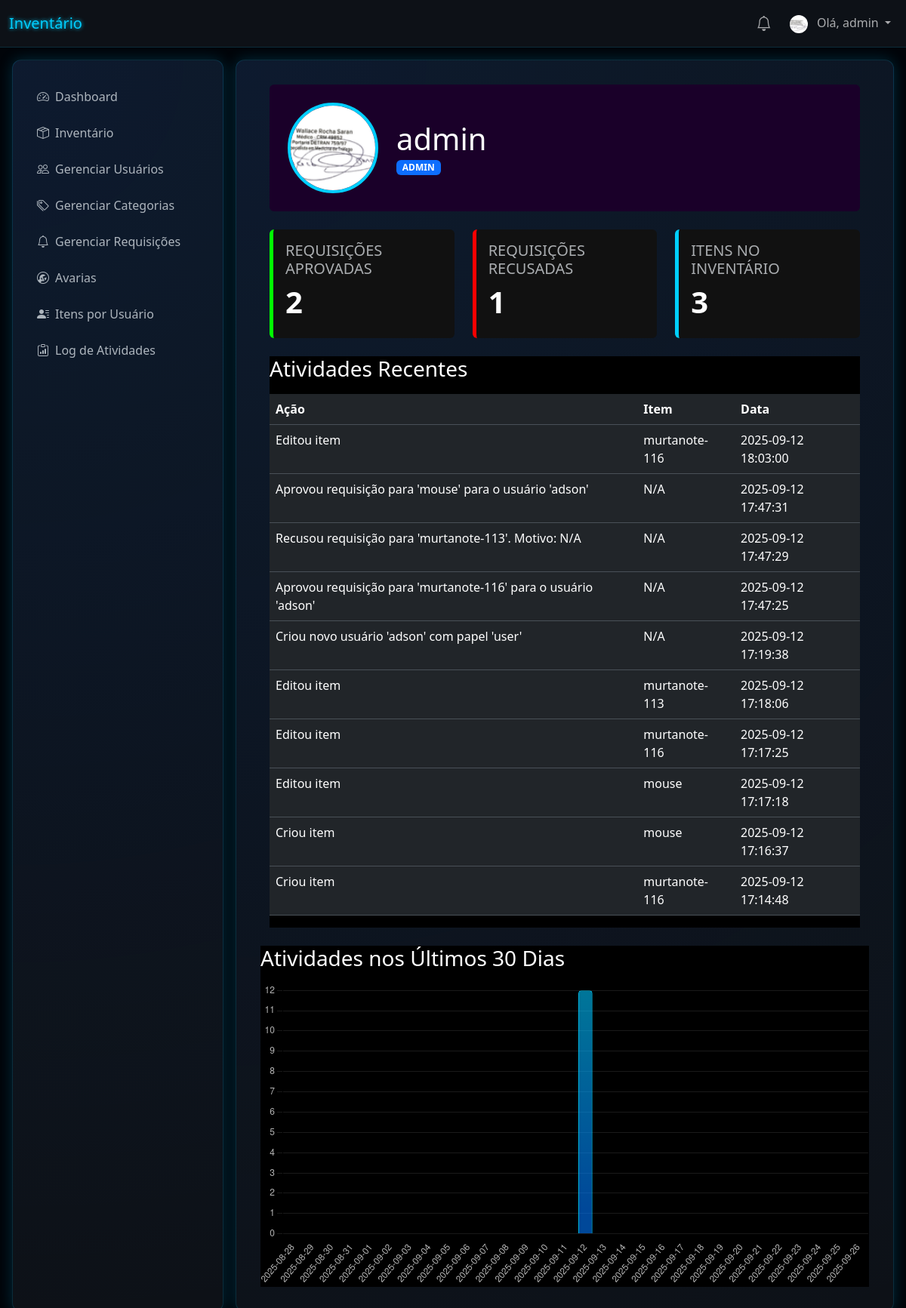
The page /profile (signed in) on the database as committed earlier.
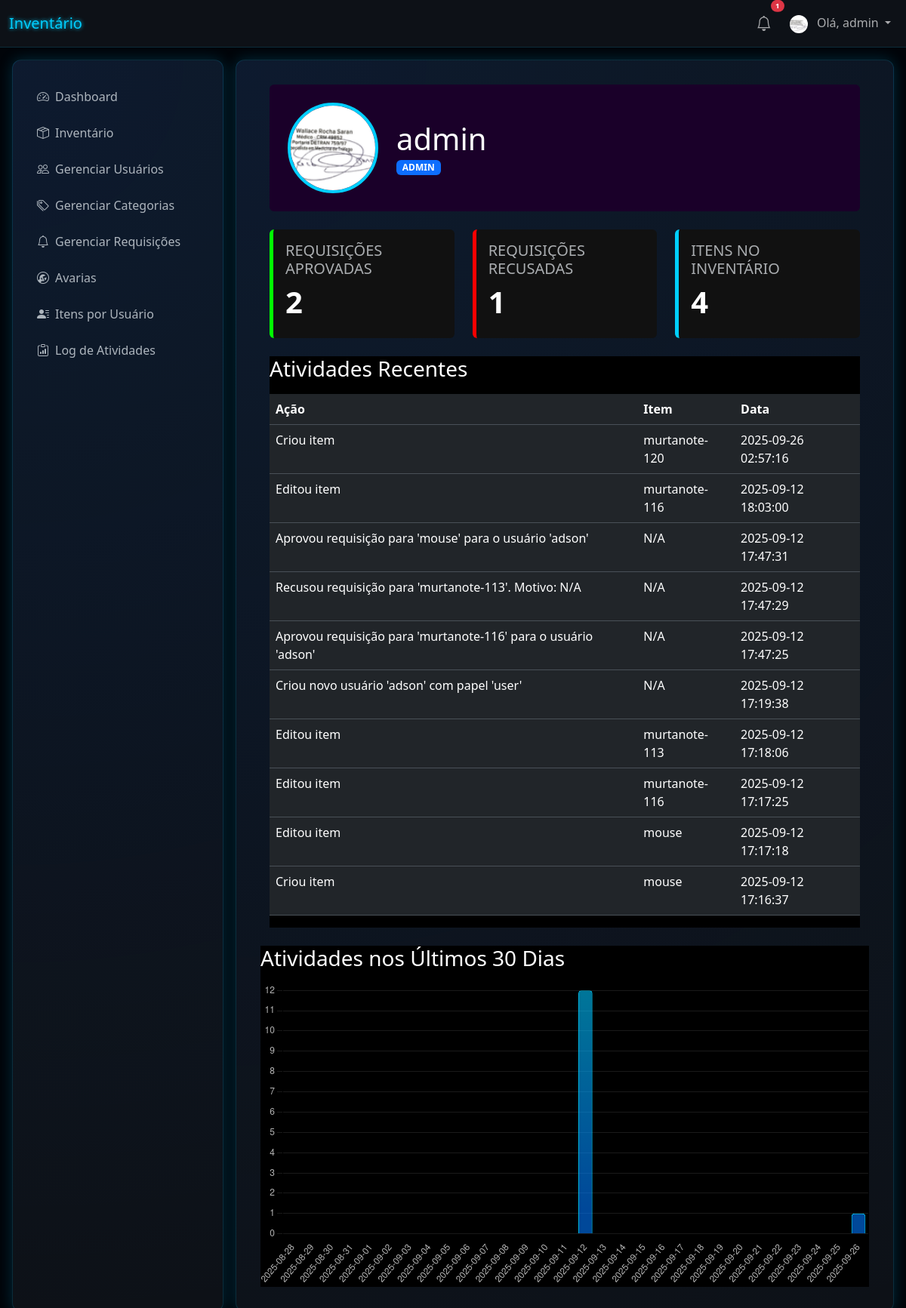
The same page on the database as committed later.
### tables this page shows
CREATE TABLE users (
                id INTEGER PRIMARY KEY AUTOINCREMENT,
                username TEXT UNIQUE NOT NULL,
                password TEXT NOT NULL,
                role TEXT NOT NULL DEFAULT 'user'
            , profile_image_file TEXT);

CREATE TABLE activity_log (
                id INTEGER PRIMARY KEY AUTOINCREMENT,
                user_id INTEGER,
                username TEXT,
                action TEXT,
                item_id INTEGER,
                item_name TEXT,
                timestamp TIMESTAMP DEFAULT CURRENT_TIMESTAMP,
                FOREIGN KEY (user_id) REFERENCES users (id) ON DELETE SET NULL
            );

### app.py (the view, shortened to what this page needs)
@app.route('/profile', methods=('GET', 'POST'))
@login_required
def profile():
    db = get_db()
    user_id = g.user['id']
    stats = {}
    if g.user['role'] == 'admin':
        stats['approved_requests'] = db.execute("SELECT COUNT(id) FROM item_requests WHERE status = 'Aprovado'").fetchone()[0]
        stats['denied_requests'] = db.execute("SELECT COUNT(id) FROM item_requests WHERE status = 'Recusado'").fetchone()[0]
        stats['total_items_added'] = db.execute('SELECT COUNT(id) FROM items').fetchone()[0]
    else:
        stats['total_requests'] = db.execute('SELECT COUNT(id) FROM item_requests WHERE user_id = ?', (user_id,)).fetchone()[0]
        stats['items_in_possession'] = db.execute('SELECT COUNT(id) FROM item_requests WHERE user_id = ? AND status = ?', (user_id, 'Aprovado')).fetchone()[0]
    recent_activities = db.execute(
        'SELECT action, item_name, timestamp FROM activity_log WHERE user_id = ? ORDER BY timestamp DESC LIMIT 10',
        (user_id,)
    ).fetchall()
    from collections import OrderedDict
    activity_by_day = OrderedDict()
    today = date.today()
    for i in range(29, -1, -1):
        day = today - timedelta(days=i)
        activity_by_day[day.strftime("%Y-%m-%d")] = 0
    activity_counts_cursor = db.execute("""
        SELECT strftime('%Y-%m-%d', timestamp) as day, COUNT(id) as count
        FROM activity_log
        WHERE user_id = ? AND timestamp >= date('now', '-30 days')
        GROUP BY day
    """, (user_id,)).fetchall()
    for row in activity_counts_cursor:
        if row['day'] in activity_by_day:
            activity_by_day[row['day']] = row['count']
    chart_labels = list(activity_by_day.keys())
    chart_data = list(activity_by_day.values())
    return render_template(
        'profile.html',
        stats=stats,
        recent_activities=recent_activities,
        chart_labels=chart_labels,
        chart_data=chart_data
    )

### app.py (called while the page is built)
def get_db():
    db = getattr(g, '_database', None)
    if db is None:
        db = g._database = sqlite3.connect(app.config['DATABASE'])
        db.row_factory = sqlite3.Row
    return db

@app.teardown_appcontext
def close_connection(exception):
    db = getattr(g, '_database', None)
    if db is not None:
        db.close()

@app.context_processor
def inject_categories():
    if g.user:
        db = get_db()
        categories = db.execute('SELECT DISTINCT category FROM items WHERE category IS NOT NULL AND category != "" ORDER BY category').fetchall()
        return dict(all_categories=categories)
    return dict(all_categories=[], notifications=[])

@app.context_processor
def inject_notifications():
    if g.user:
        db = get_db()
        notifications = db.execute('SELECT * FROM notifications WHERE user_id = ? AND is_read = 0 ORDER BY created_at DESC', (g.user['id'],)).fetchall()
        return dict(notifications=notifications)
    return dict(notifications=[])

@app.before_request
def load_logged_in_user():
    user_id = session.get('user_id')
    if user_id is None:
        g.user = None
    else:
        g.user = get_db().execute(
            'SELECT * FROM users WHERE id = ?', (user_id,)
        ).fetchone()

def login_required(view):
    @functools.wraps(view)
    def wrapped_view(**kwargs):
        if g.user is None:
            return redirect(url_for('login'))
        return view(**kwargs)
    return wrapped_view

### templates/profile.html (shortened to what this page needs)
{% extends 'base.html' %}
{% block content %}
<div class="container-fluid">
    <div class="row mb-4">
        <div class="col-12">
            <div class="p-4 rounded profile-header" style="background-color: #1a0029;">
                <div class="d-flex align-items-center">
                    <div class="profile-pic-container me-4" onclick="document.getElementById('profilePicInput').click();">
                        {% if g.user.profile_image_file %}
                            <img src="{{ url_for('profile_pic', filename=g.user.profile_image_file) }}" alt="Foto de Perfil" class="profile-pic">
                        {% else %}
                            <img src="https://via.placeholder.com/120/1a0029/00cfff?text={{ g.user.username[0]|upper }}" alt="Foto de Perfil" class="profile-pic">
                        {% endif %}
                    </div>
                    <div>
                        <h1 class="mb-0">{{ g.user.username }}</h1>
                        <span class="badge bg-primary text-uppercase">{{ g.user.role }}</span>
                    </div>
                </div>
            </div>
        </div>
    </div>
    <div class="row g-4 mb-4">
        {% if g.user['role'] == 'admin' %}
            <div class="col-md-4">
                <div class="p-3 rounded h-100 stat-card-minimalist" style="border-color: #00ff00;">
                    <h5 class="text-muted text-uppercase">Requisições Aprovadas</h5><h2 class="display-6 fw-bold">{{ stats.approved_requests }}</h2>
                </div>
            </div>
            <div class="col-md-4">
                <div class="p-3 rounded h-100 stat-card-minimalist" style="border-color: #ff0000;">
                    <h5 class="text-muted text-uppercase">Requisições Recusadas</h5><h2 class="display-6 fw-bold">{{ stats.denied_requests }}</h2>
                </div>
            </div>
            <div class="col-md-4">
                <div class="p-3 rounded h-100 stat-card-minimalist" style="border-color: #00cfff;">
                    <h5 class="text-muted text-uppercase">Itens no Inventário</h5><h2 class="display-6 fw-bold">{{ stats.total_items_added }}</h2>
                </div>
            </div>
        {% endif %}
    </div>
    <div class="row">
        <div class="col-12">
            <div class="table-container" style="background-color: #000000;">
                <h3 class="mb-3">Atividades Recentes</h3>
                {% if recent_activities %}
                    <div class="table-responsive">
                        <table class="table table-futuristic">
                            <thead>
                                <tr>
                                    <th>Ação</th>
                                    <th>Item</th>
                                    <th>Data</th>
                                </tr>
                            </thead>
                            <tbody>
                                {% for activity in recent_activities %}
                                <tr>
                                    <td>{{ activity.action }}</td>
                                    <td>{{ activity.item_name or 'N/A' }}</td>
                                    <td>{{ activity.timestamp.split('.')[0] }}</td>
                                </tr>
                                {% endfor %}
                            </tbody>
                        </table>
                    </div>
                {% else %}
                    <p class="text-center text-muted">Nenhuma atividade recente encontrada.</p>
                {% endif %}
            </div>
        </div>
    </div>
</div>
<div class="row mt-4">
    <div class="col-12">
        <div class="table-container" style="background-color: #000000;">
            <h3 class="mb-3">Atividades nos Últimos 30 Dias</h3>
            <canvas id="activityChart"></canvas>
        </div>
    </div>
</div>
<script>
document.addEventListener('DOMContentLoaded', function () {
    const ctx = document.getElementById('activityChart').getContext('2d');
    const gradient = ctx.createLinearGradient(0, 0, 0, 300);
    gradient.addColorStop(0, 'rgba(0, 199, 255, 0.6)');
    gradient.addColorStop(1, 'rgba(0, 120, 255, 0.6)');
    new Chart(ctx, {
        type: 'bar',
        data: {
            labels: {{ chart_labels|tojson }},
            datasets: [{
                label: 'Número de Atividades',
                data: {{ chart_data|tojson }},
                backgroundColor: gradient,
                borderColor: '#00cfff',
                borderWidth: 1,
                borderRadius: 4,
                hoverBackgroundColor: '#00cfff'
            }]
        },
        options: {
            responsive: true,
            plugins: {
                legend: {
                    display: false
                },
                tooltip: {
                    backgroundColor: 'rgba(0, 0, 0, 0.8)',
                    titleFont: { size: 14, weight: 'bold' },
                    bodyFont: { size: 12 },
                    padding: 10,
                    cornerRadius: 4,
                    displayColors: false
                }
            },
            scales: {
                y: {
                    beginAtZero: true,
                    ticks: {
                        color: 'rgba(255, 255, 255, 0.7)',
                        stepSize: 1 // Garante que o eixo Y tenha apenas números inteiros
                    },
                    grid: { color: 'rgba(255, 255, 255, 0.1)' }
                },
                x: {
                    ticks: { color: 'rgba(255, 255, 255, 0.7)' },
                    grid: { display: false }
                }
            }
        }
    });
});
</script>
{% endblock %}

### templates/base.html (shortened to what this page needs)
<!doctype html>
<html lang="pt-br" data-bs-theme="dark">
<head>
    <link href="https://cdn.jsdelivr.net/npm/bootstrap@5.3.3/dist/css/bootstrap.min.css" rel="stylesheet">
    <link rel="stylesheet" href="https://cdn.jsdelivr.net/npm/bootstrap-icons@1.11.3/font/bootstrap-icons.min.css">
</head>
<body>
    <nav class="navbar navbar-expand-lg" style="background-color: var(--card-bg); border-bottom: 1px solid var(--border-color);">
        <div class="container-fluid">
            <a class="navbar-brand" href="{{ url_for('dashboard') }}" style="color: var(--glow-cyan); text-shadow: 0 0 5px var(--glow-cyan);">Inventário</a>
            <div class="navbar-nav d-flex align-items-center">
                {% if g.user %}
                    <div class="nav-item dropdown me-2">
                        <a class="nav-link position-relative" href="#" id="navbarNotificationDropdown" role="button" data-bs-toggle="dropdown" aria-expanded="false">
                            <i class="bi bi-bell fs-5"></i>
                            {% if notifications and notifications|length > 0 %}
                                <span class="position-absolute top-0 start-100 translate-middle badge rounded-pill bg-danger" style="font-size: 0.6em;">
                                    {{ notifications|length }}
                                </span>
                            {% endif %}
                        </a>
                    </div>
                    <div class="nav-item dropdown">
                        <a class="nav-link dropdown-toggle" href="#" id="navbarUserDropdown" role="button" data-bs-toggle="dropdown" aria-expanded="false">
                            {% if g.user.profile_image_file %}
                                <img src="{{ url_for('profile_pic', filename=g.user.profile_image_file) }}" alt="Foto de Perfil" class="rounded-circle me-2" style="width: 24px; height: 24px; object-fit: cover;">
                            {% else %}
                                <i class="bi bi-person-circle me-2"></i>
                            {% endif %}
                            Olá, {{ g.user['username'] }}
                        </a>
                    </div>
                {% else %}
                    <a class="nav-link" href="{{ url_for('login') }}">Login</a>
                    <a class="nav-link" href="{{ url_for('register') }}">Registrar</a>
                {% endif %}
            </div>
        </div>
    </nav>
    <div id="tsparticles"></div>
    <div class="main-layout">
            <aside class="sidebar futuristic-card">
                <div class="list-group">
                    <a href="{{ url_for('dashboard') }}" class="list-group-item list-group-item-action {% if request.endpoint == 'dashboard' %}active{% endif %}">
                        <i class="bi bi-speedometer2 me-2"></i>Dashboard
                    </a>
                    {% set inventory_active = request.endpoint in ['index', 'add', 'edit'] %}
                    <a href="#inventory-submenu" data-bs-toggle="collapse" class="list-group-item list-group-item-action {% if inventory_active %}active{% endif %}" aria-expanded="{{ 'true' if inventory_active else 'false' }}">
                        <i class="bi bi-box-seam me-2"></i>Inventário
                    </a>
                    {% if g.user['role'] == 'admin' %}
                        <a href="{{ url_for('manage_users') }}" class="list-group-item list-group-item-action {% if request.endpoint == 'manage_users' %}active{% endif %}">
                            <i class="bi bi-people me-2"></i>Gerenciar Usuários
                        </a>
                        <a href="{{ url_for('manage_categories') }}" class="list-group-item list-group-item-action {% if request.endpoint == 'manage_categories' %}active{% endif %}">
                            <i class="bi bi-tags me-2"></i>Gerenciar Categorias
                        </a>
                        <a href="{{ url_for('manage_requests') }}" class="list-group-item list-group-item-action {% if request.endpoint == 'manage_requests' %}active{% endif %}">
                            <i class="bi bi-bell me-2"></i>Gerenciar Requisições
                        </a>
                        <a href="{{ url_for('broken_items') }}" class="list-group-item list-group-item-action {% if request.endpoint == 'broken_items' %}active{% endif %}">
                            <i class="bi bi-wrench-adjustable-circle me-2"></i>Avarias
                        </a>
                        <a href="{{ url_for('user_assets') }}" class="list-group-item list-group-item-action {% if request.endpoint == 'user_assets' %}active{% endif %}">
                            <i class="bi bi-person-lines-fill me-2"></i>Itens por Usuário
                        </a>
                        <a href="{{ url_for('logs') }}" class="list-group-item list-group-item-action {% if request.endpoint == 'logs' %}active{% endif %}">
                            <i class="bi bi-clipboard-data me-2"></i>Log de Atividades
                        </a>
                    {% endif %}
                </div>
            </aside>
            <main class="content-area futuristic-card">
                {% block content %}
                {% endblock %}
            </main>
    </div>
</body>
</html>

### templates/base.html (style rules this page uses)
:root { --glow-cyan: #00cfff; --dark-bg: #010409; --card-bg: #0d1117; --border-color: rgba(0, 199, 255, 0.15); --gradient-start: rgba(13, 110, 253, 0.1); --gradient-end: rgba(13, 17, 23, 0); }
body { background-color: var(--dark-bg); color: #fff; overflow: hidden; }
#tsparticles { position: fixed; top: 0; left: 0; width: 100%; height: 100%; z-index: -1; }
.futuristic-card { background: radial-gradient(circle at top left, var(--gradient-start), var(--gradient-end)), var(--card-bg); border: 1px solid var(--border-color); box-shadow: 0 0 20px rgba(0, 199, 255, 0.2); border-radius: 0.75rem; }
.main-layout { display: flex; height: calc(100vh - 56px); padding: 1rem; gap: 1rem; }
.sidebar { width: 280px; padding: 1.5rem 1rem; display: flex; flex-direction: column; flex-shrink: 0; }
.sidebar .list-group-item { background-color: transparent; border: none; color: #adb5bd; font-size: 1rem; padding: 0.75rem 1rem; border-radius: 0.5rem; transition: all 0.3s ease; }
.content-area { flex-grow: 1; padding: 2rem; overflow-y: auto; }

### templates/profile.html (style rules this page uses)
.profile-header { position: relative; }
.profile-pic-container { position: relative; width: 120px; height: 120px; }
.profile-pic { width: 100%; height: 100%; object-fit: cover; border-radius: 50%; border: 4px solid #00cfff; }
.stat-card-minimalist { background-color: #111; border-left: 5px solid; transition: transform 0.2s ease; }

Rows that differ between the two databases and show on the page:
no longer on this page (row unchanged): activity_log: action "Criou item", item_name "murtanote-116", timestamp "2025-09-12 17:14:48"
added activity_log: action "Criou item", item_name "murtanote-120", timestamp "2025-09-26 02:57:16"
Other text that changed with them:
{{ notifications|length }}: (not shown) → "1"
{{ stats.total_items_added }}: "3" → "4"
chart data {{ chart_data|tojson }}: [0, 0, 0, 0, 0, 0, 0, 0, 0, 0, 0, 0, 0, 0, 0, 12, 0, 0, 0, 0, 0, 0, 0, 0, 0, 0, 0, 0, 0, 0] → [0, 0, 0, 0, 0, 0, 0, 0, 0, 0, 0, 0, 0, 0, 0, 12, 0, 0, 0, 0, 0, 0, 0, 0, 0, 0, 0, 0, 0, 1]
